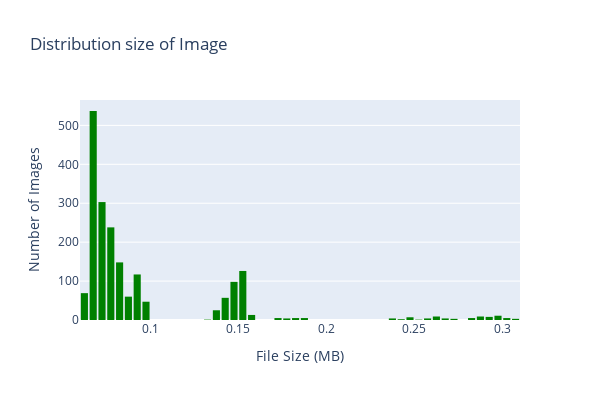

Source (notebook cell):
### Markdown cell above
#### Distributions Size of image

### Code cell
#Image sizes in MB
sizes_MB = []
for img_path in df["img_path"]:
    #code to load image
    img = cv2.imread(img_path)
    #code to get imge size 
    size = os.path.getsize(img_path)
    sizes_MB.append(size/1_000_000)

fig = px.histogram(x=sizes_MB, nbins = 50, title = "Distribution size of Image", width=600,
    height=400)
fig.update_layout(xaxis_title = "File Size (MB)",
                  yaxis_title = "Number of Images",
                  showlegend = False,
                  bargap = 0.1,
                  bargroupgap = 0.1)
fig.update_traces(marker = dict(color="green"))
fig.show()

### Figure 1 — Plotly figure (JSON) as saved in the notebook; plotly's stock layout.template omitted (floating-point values rounded to 4 significant figures; data arrays with more than 128 entries replaced by an {"elided": "..."} marker saying what was removed)
{"data": [{"bingroup": "x", "hovertemplate": "x=%{x}<br>count=%{y}<extra></extra>", "legendgroup": "", "marker": {"color": "green", "pattern": {"shape": ""}}, "name": "", "nbinsx": 50, "orientation": "v", "showlegend": false, "type": "histogram", "x": {"elided": "1933 float values"}, "xaxis": "x", "yaxis": "y"}], "layout": {"bargap": 0.1, "bargroupgap": 0.1, "barmode": "relative", "height": 400, "legend": {"tracegroupgap": 0}, "showlegend": false, "title": {"text": "Distribution size of Image"}, "width": 600, "xaxis": {"anchor": "y", "autorange": true, "domain": [0, 1], "range": [0.06, 0.31], "title": {"text": "File Size (MB)"}, "type": "linear"}, "yaxis": {"anchor": "x", "autorange": true, "domain": [0, 1], "range": [0, 565.3], "title": {"text": "Number of Images"}}}}
